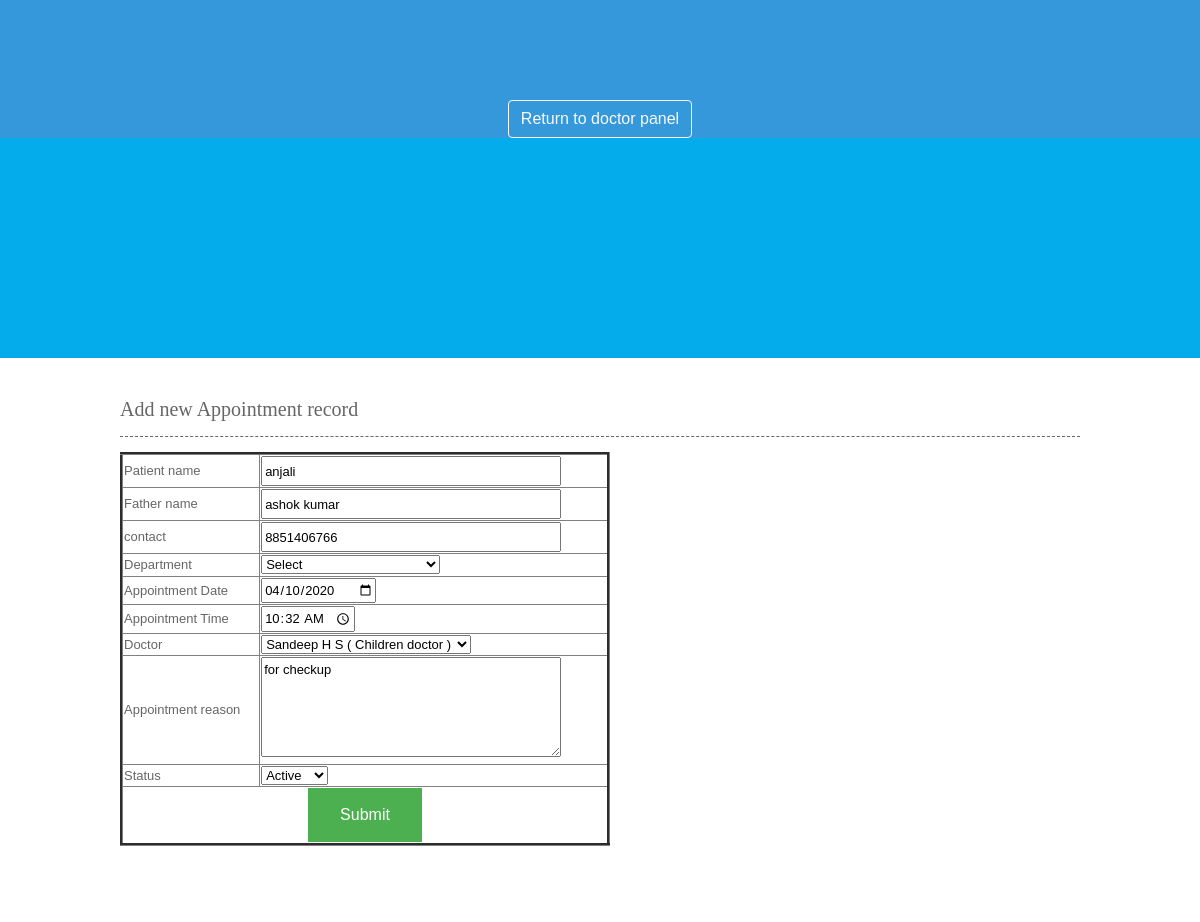
Page /appointment.php?editid=1 on the committed database.
### tables this page shows
CREATE TABLE IF NOT EXISTS `appointment` (
  `appointmentid` int(10) NOT NULL AUTO_INCREMENT,
  `patientname` varchar(50) NOT NULL,
  `fathername` varchar(50) NOT NULL,
  `contact` varchar(25) NOT NULL,
  `departmentid` int(10) NOT NULL,
  `appointmentdate` date NOT NULL,
  `appointmenttime` time NOT NULL,
  `doctorid` int(10) NOT NULL,
  `app_reason` text NOT NULL,
  `status` varchar(10) NOT NULL,
  PRIMARY KEY (`appointmentid`),
  UNIQUE KEY `appointmentid` (`appointmentid`)
);

### appointment.php (the view, shortened to what this page needs)
<!DOCTYPE html>
<html lang="en">
  <head>
    <link rel="stylesheet" href="https://maxcdn.bootstrapcdn.com/bootstrap/4.0.0-beta/css/bootstrap.min.css">
  </head>
  <body style="background-color:#3498DB;color:white;padding-top:100px;text-align:center;">
    <a href="doctor-panel.php" class="btn btn-outline-light">Return to doctor panel</a>
  </body>
</html>
<?php
include("headers.php");
include("func.php");
if(isset($_GET[editid]))
{
	$sql="SELECT * FROM appointment WHERE appointmentid='$_GET[editid]' ";
	$qsql = mysqli_query($con,$sql);
	$rsedit = mysqli_fetch_array($qsql);
}
?>
<center>
<div class="wrapper col4">
  <div id="container">
    <h1>Add new Appointment record</h1>
   <form method="post" action="" name="frmappnt" onSubmit="return validateform()">
    <table width="490" border="3">
	<tr>
          <td>Patient name</td>
          <td><input type="text" name="patientname" id="patientname" style="width:300px;height:30px;" value="<?php echo $rsedit[patientname]; ?>"></textarea></td>
        </tr>
        <tr>
          <td>Father name</td>
          <td><input type="text" name="fathername" id="fathername" style="width:300px;height:30px;" value="<?php echo $rsedit[fathername]; ?>"></textarea></td>
        </tr>
        <tr>
          <td>contact</td>
          <td><input type="text" name="contact" id="contact" style="width:300px;height:30px;" value="<?php echo $rsedit[contact]; ?>"></textarea></td>
        </tr>
     <tr>
          <td>Department</td>
          <td><select name="select5" id="select5">
           <option value="">Select</option>
          </select></td>
        </tr>
        <tr>
          <td>Appointment Date</td>
          <td><input type="date" name="appointmentdate" id="appointmentdate" value="<?php echo $rsedit[appointmentdate]; ?>" /></td>
        </tr>
        <tr>
          <td>Appointment Time</td>
          <td><input type="time" name="time" id="time" value="<?php echo $rsedit[appointmenttime]; ?>" /></td>
        </tr>
        <?php
		if(isset($_SESSION[doctorid]))
		{
			echo "<input type='hidden' name='select6' value='$_SESSION[doctorid]' >";
		}
		else
		{
		?>
        <tr>
          <td>Doctor</td>
          <td>
          <select name="select6" id="select6">
            <?php
          	$sqldoctor= "SELECT * FROM doctor INNER JOIN department ON department.departmentid=doctor.departmentid WHERE doctor.status='Active'";
			$qsqldoctor = mysqli_query($con,$sqldoctor);
			while($rsdoctor = mysqli_fetch_array($qsqldoctor))
			{
				if($rsdoctor[doctorid] == $rsedit[doctorid])
				{
				echo "<option value='$rsdoctor[doctorid]' selected>$rsdoctor[doctorname] ( $rsdoctor[departmentname] ) </option>";
				}
				else
				{
				echo "<option value='$rsdoctor[doctorid]'>$rsdoctor[doctorname] ( $rsdoctor[departmentname] )</option>";
				}
			}
		  ?>
          </select></td>
        </tr>
        <?php
		}
		?>
         <tr>
          <td>Appointment reason</td>
          <td><textarea name="appreason" id="appreason" style="width:300px;height:100px;"><?php echo $rsedit[app_reason]; ?></textarea></td>
        </tr>
        <tr>
          <td>Status</td>
          <td><select name="select" id="select">
          <?php
		  $arr = array("Active","Inactive");
		  foreach($arr as $val)
		  {
			  if($val == $rsedit[status])
			  {
			  echo "<option value='$val' selected>$val</option>";
			  }
			  else
			  {
				  echo "<option value='$val'>$val</option>";
			  }
		  }
		  ?>
           </select></td>
        </tr>
        <tr>
          <td colspan="2" align="center"><input type="submit" name="submit" id="submit" value="Submit" /></td>
        </tr>
    </table>
    </form>
    <p>&nbsp;</p>
  </div>
</div>
</div></center>

### layout.css (style rules this page uses)
html { overflow-y:scroll; }
body { margin:0; padding:0; font-size:13px; font-family:verdana, Arial, Helvetica, sans-serif; color:#FFFFFF; background-color:#4F473A; }
a { outline:none; text-decoration:none; }
div.wrapper { display:block; width:100%; margin:0; text-align:left; }
.col3, .col4 { color:#666666; background-color:#FFFFFF; }
#head, #gallery, #breadcrumb, #container, #footer { display:block; position:relative; width:960px; margin:0 auto; }
#container { padding:40px 0; }
#container h1, #container h2, #container h3, #container h4, #container h5, #container h6 { margin:0 0 15px 0; padding:0 0 15px 0; line-height:normal; font-weight:normal; font-size:20px; font-family:Georgia, "Times New Roman", Times, serif; border-bottom:1px dashed #666666; }

### headers.php (style rules this page uses)
input[type=submit] { background-color: #4CAF50; border: none; cursor:pointer; color: white; padding: 15px 32px; text-align: center; text-decoration: none; display: inline-block; font-size: 16px; }

### rows in the picture
appointment: patientname "anjali", fathername "ashok kumar", contact "8851406766", appointmentdate "04/10/2020", time "10:32:00", appreason "for checkup", select "Active"

### other values in the picture
form field select6 "Sandeep H S ( Children doctor )"
